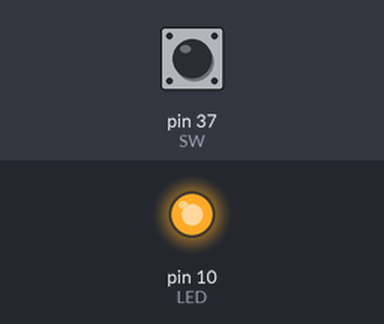
A sketch run on a simulated Arduino Mega 2560, built with avr-gcc and run on an emulated ATmega2560. Parts: output pins drawn as LEDs (lit = HIGH). Inputs (shaded band) come from the test bench; at power-on: pin 37 (SW) HIGH.

Above: at 1.2 s.
1.3 s: pin 37 (SW) pulled LOW for 0.15 s
At 1.37 s:
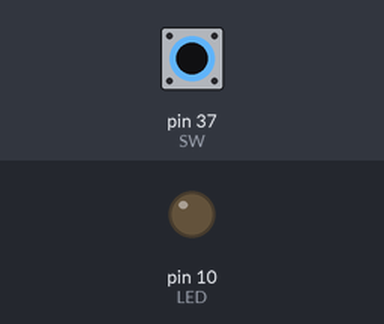
2.9 s: pin 37 (SW) pulled LOW for 3.2 s
At 7.1 s:
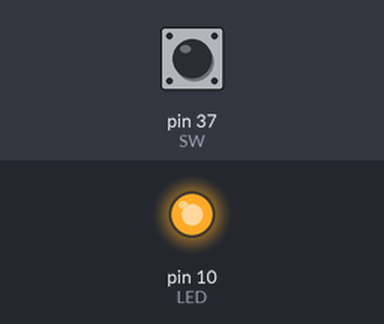
Timing chart, 0 to 8.6 s (numbered marks = the images above; inputs shaded):
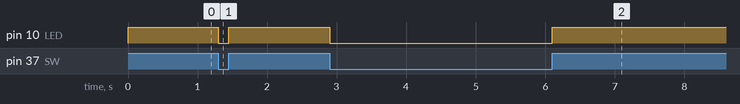

The sketch:

m5-led-sw.ino
```cpp
#define SW 37
#define LED 10

void setup() {
  // put your setup code here, to run once:
  pinMode(SW, INPUT_PULLUP);
  pinMode(LED,OUTPUT);

}

void loop() {
  // put your main code here, to run repeatedly:
  int sw = digitalRead(SW);
  if ( sw == LOW) {
    digitalWrite(LED,LOW);
  }else{
    digitalWrite(LED,HIGH);
  }

}
```

Measured:
- after the input at 1.3 s, pin 10 (LED): HIGH → LOW at once, → HIGH 0.15 s later
- after the input at 2.9 s, pin 10 (LED): HIGH → LOW at once, → HIGH 3.2 s later
